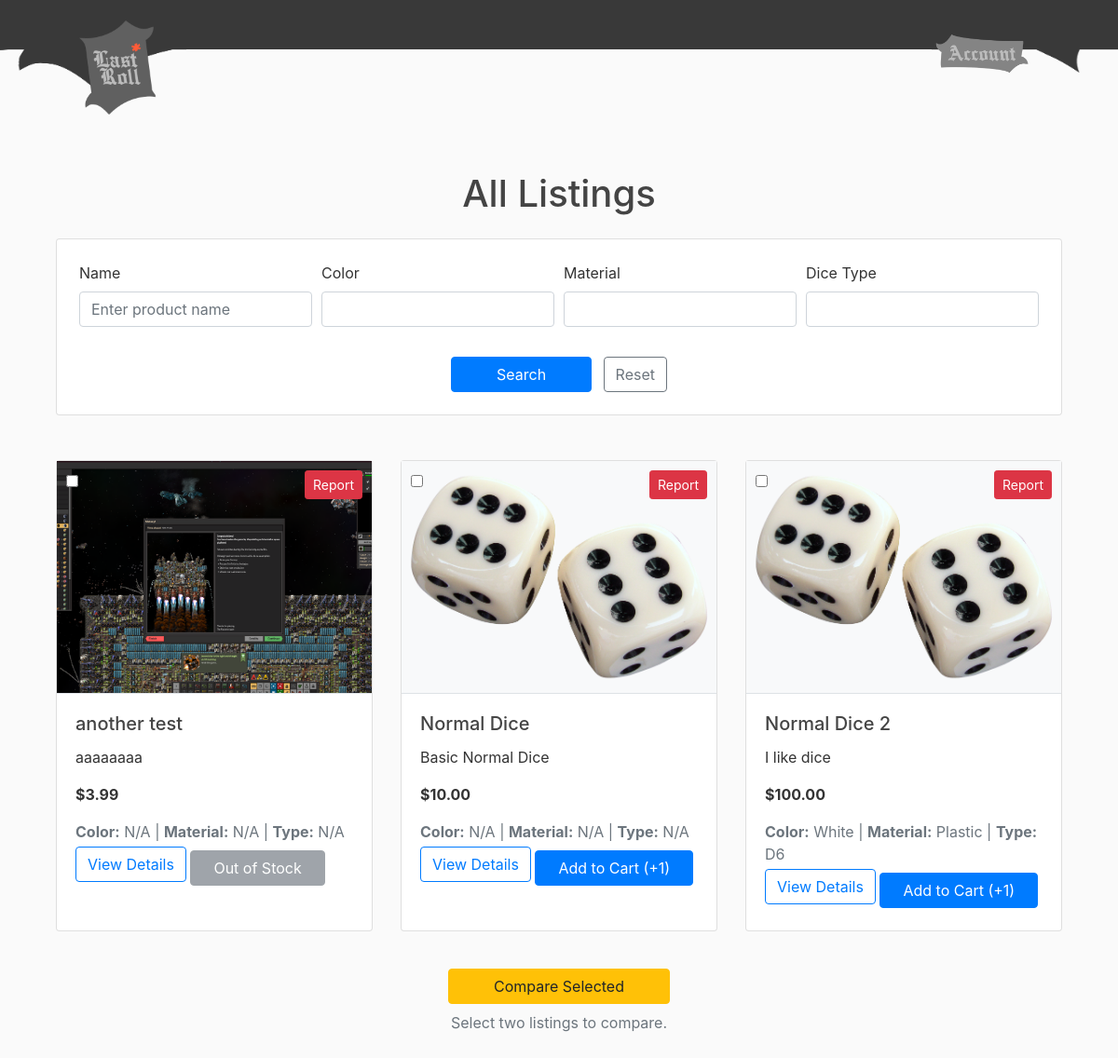
The app's page /alllistings/ (signed in), older data.
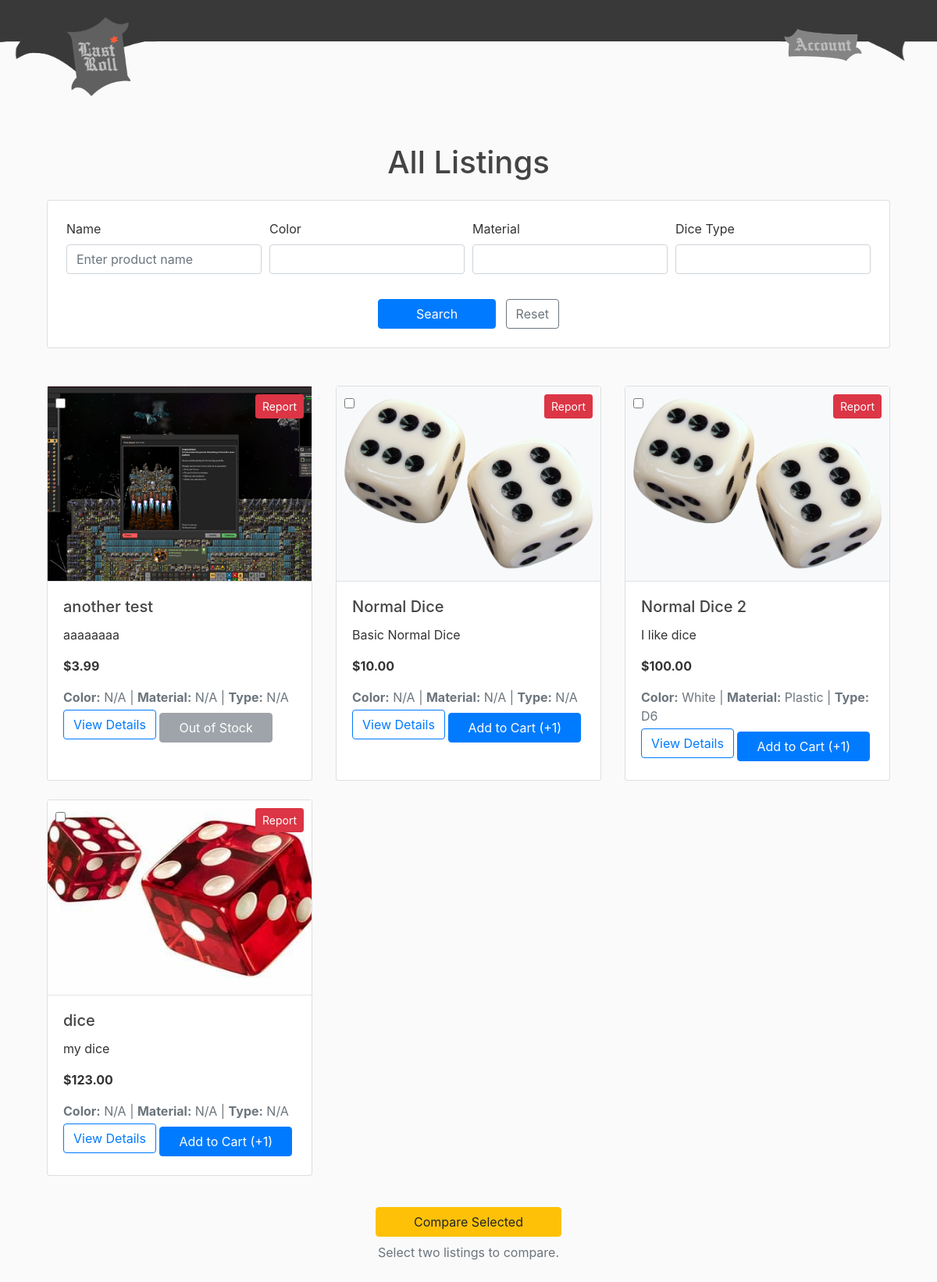
The same page, newer data.
### store/models.py (models this page shows, shortened)
class Product(models.Model):
    seller = models.ForeignKey(Seller, on_delete=models.CASCADE)
    name = models.CharField(max_length=100)
    description = models.TextField(blank=True)
    price = models.DecimalField(max_digits=8, decimal_places=2)
    color = models.CharField(max_length=30, default="N/A", db_index=True)
    material = models.CharField(max_length=30, default="N/A", db_index=True)
    dice_type = models.CharField(max_length=30, default="N/A", db_index=True)
    stock = models.PositiveIntegerField(default=0)
    image = models.ImageField(upload_to='product_images/', blank=True)
    created_at = models.DateTimeField(default=timezone.now)
    status = models.IntegerField(default=0)
    is_reported = models.BooleanField(default=False)
    report_confirmed = models.BooleanField(default=False)

### shop/views.py (the view)
# urls.py: path('alllistings/', views.alllistings, name='shop-alllistings'),
@login_required
def alllistings(request):
    query = request.GET.get('name', '').strip()
    color = request.GET.get('color', '').strip()
    material = request.GET.get('material', '').strip()
    dice_type = request.GET.get('dice_type', '').strip()
    listings = Product.objects.filter(status=1)
    if query:
        listings = listings.filter(name__icontains=query)
    if color:
        listings = listings.filter(color__icontains=color)
    if material:
        listings = listings.filter(material__icontains=material)
    if dice_type:
        listings = listings.filter(dice_type__icontains=dice_type)
    context = {
        'title': 'All Listings',
        'listings': listings,
        'query': query,
        'color_query': color,
        'material_query': material,
        'dice_type_query': dice_type,
    }
    return render(request, 'shop/alllistings.html', context)

### shop/templates/shop/alllistings.html (shortened to what this page needs)
{% extends "shop/base.html" %}
{% block content %}
<div class="container mt-4">
  <h1 class="text-center mb-4">All Listings</h1>
  <form method="GET" class="mb-5">
    <div class="card shadow-sm p-4">
      <div class="form-row">
        <div class="form-group col-md-3">
          <label for="searchName">Name</label>
          <input type="text" id="searchName" name="name" class="form-control"
                 placeholder="Enter product name" value="{{ query }}">
        </div>
        <div class="form-group col-md-3">
          <label for="searchColor">Color</label>
          <input type="text" id="searchColor" name="color" class="form-control"
                 list="color-options" value="{{ color_query }}">
        </div>
        <div class="form-group col-md-3">
          <label for="searchMaterial">Material</label>
          <input type="text" id="searchMaterial" name="material" class="form-control"
                 list="material-options" value="{{ material_query }}">
        </div>
        <div class="form-group col-md-3">
          <label for="searchDiceType">Dice Type</label>
          <input type="text" id="searchDiceType" name="dice_type" class="form-control"
                 list="dice-type-options" value="{{ dice_type_query }}">
        </div>
      </div>
      <div class="text-center mt-3">
        <button type="submit" class="btn btn-primary px-5">Search</button>
        <button type="reset" class="btn btn-outline-secondary ml-2"
                onclick="window.location.href='{{ request.path }}'">Reset</button>
      </div>
    </div>
  </form>
  <div class="row mt-4">
    {% if listings %}
      {% for product in listings %}
      <div class="col-md-4 mb-4">
        <div class="card shadow-sm h-100 position-relative">
          <div class="position-absolute" style="top:10px; left:10px; z-index:2;">
            <input type="checkbox" class="compare-checkbox" value="{{ product.id }}">
          </div>
          <form action="{% url 'report_product' product.id %}" method="post"
                class="position-absolute"
                style="top:10px; right:10px; z-index:2;">
            <button type="submit" class="btn btn-sm btn-danger">
              Report
            </button>
          </form>
          <a href="{% url 'listing' product.id %}" style="text-decoration:none; color:inherit;">
            <div class="d-flex align-items-center justify-content-center bg-light border-bottom" style="height: 250px;">
              {% if product.image %}
                <span style="display: inline-block; width: 100%; height: 100%;
                             background-image: url('{{ product.image.url }}');
                             background-size: cover; background-position: center;">
                </span>
              {% else %}
                <div class="text-muted">No Image Available</div>
              {% endif %}
            </div>
          </a>
          <div class="card-body">
            <h5 class="card-title">{{ product.name }}</h5>
            <p class="card-text">{{ product.description|truncatechars:100 }}</p>
            <p class="card-text"><strong>${{ product.price }}</strong></p>
            <p class="card-text text-muted mb-1">
              <strong>Color:</strong> {{ product.color }} |
              <strong>Material:</strong> {{ product.material }} |
              <strong>Type:</strong> {{ product.dice_type }}
            </p>
            <a href="{% url 'listing' product.id %}" class="btn btn-outline-primary mb-2">
              View Details
            </a>
            <form action="{% url 'add_to_cart' product.id %}" method="post" class="d-inline">
              {% if product.stock > 0 %}
                <button type="submit" class="btn btn-primary px-4 me-2">
                  Add to Cart (+1)
                </button>
              {% else %}
                <button type="button" class="btn btn-secondary px-4 me-2" disabled>
                  Out of Stock
                </button>
              {% endif %}
            </form>
          </div>
        </div>
      </div>
      {% endfor %}
    {% else %}
      {% if query or color_query or material_query or dice_type_query %}
        <p class="text-center text-danger mt-5">No results found.</p>
      {% else %}
        <p class="text-center text-muted mt-5">There are no listings yet.</p>
      {% endif %}
    {% endif %}
  </div>
  {% if listings %}
  <div class="text-center mt-3 mb-5">
    <button type="button" id="compare-btn" class="btn btn-warning px-5">
      Compare Selected
    </button>
    <p class="text-muted mt-2">Select two listings to compare.</p>
  </div>
  {% endif %}
</div>
{% endblock %}

### shop/templates/shop/base.html (shortened to what this page needs)
{% load static %}
<!doctype html>
<html lang="en">
  <head>
    <link rel="stylesheet" href="https://cdn.jsdelivr.net/npm/bootstrap@4.0.0/dist/css/bootstrap.min.css">
    <link rel="stylesheet" href="https://cdn.jsdelivr.net/npm/bootstrap-icons@1.11.1/font/bootstrap-icons.css">
    <link rel="stylesheet" type="text/css" href="{% static 'shop/main.css'%}">
  </head>
  <body>
    <div>
    <header class="site-header">
        <nav class="navbar navbar-dark fixed-top">
            <img style="position: absolute; z-index: -1; width: 100vw; height:100%; left:0px; right:0px" src="{% static 'shop/HeaderShapeC.png' %}">
            <div>
                <a href="{% url 'shop-home' %}" style="padding-left:5vw">
                <img style="width:100px; max-width:30vw" src="{% static 'shop/SiteLogo.png' %}"> </img>
                </a>
                {% if user.is_authenticated %}
                    {% if user.profile.role == user.profile.ROLE_ADMIN %}
                        <div style="position:absolute; top: 22%; right:8vw">
                        <a href="{% url 'shop-adminaccount' %}">
                            <img style="width:100px; max-width:30vw" src="{% static 'shop/AccountButton.png' %}"> </img>
                        </a>
                        </div>
                    {% elif user.profile.role == user.profile.ROLE_SELLER %}
                        <div style="position:absolute; top: 22%; right:8vw">
                        <a href="{% url 'shop-selleraccount' %}">
                            <img style="width:100px; max-width:30vw" src="{% static 'shop/AccountButton.png' %}"> </img>
                        </a>
                        </div>
                    {% endif %}
                {% else %}
                    <div style="position:absolute; top: 22%; right:8vw">
                        <a href="{% url 'shop-login' %}">
                            <img style="width:100px; max-width:30vw" src="{% static 'shop/LoginButton.png' %}"> </img>
                        </a>
                    </div>
                {% endif %}
            </div>
        </nav>
    </header>
    <main role="main" class="container">
        <div class="row" style="padding-top: 80px">
            <div class="col-md-12">
            {% block content %}
            {% endblock %}
            </div>
        </div>
    </main>
    <br><br>
</div>
  </body>
</html>

### shop/static/shop/main.css (style rules this page uses)
body { background: #fafafa; color: #333333; margin-top: 5rem; }
h1, h2, h3, h4, h5, h6 { color: #444444; }

Row changes from the older to the newer data that the page shows:
added Product: image (picture), name "dice", description "my dice", price "123.00", color "N/A", material "N/A", dice_type "N/A", stock "Add to Cart (+1)"
